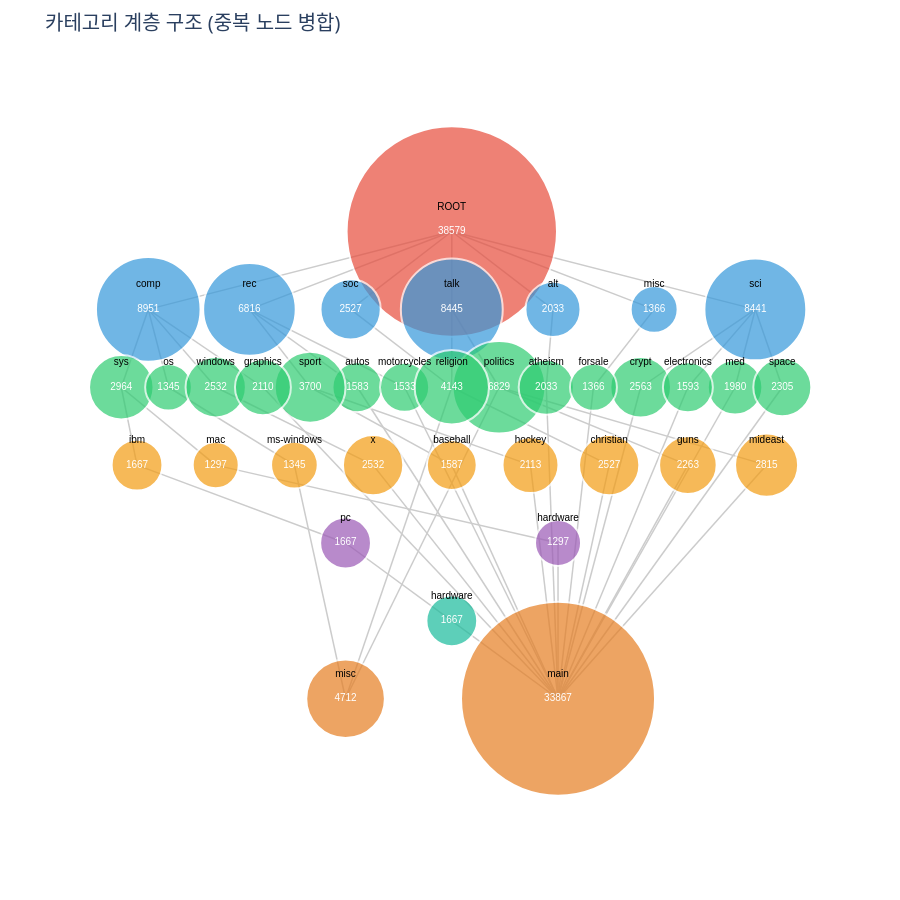

Notebook cell for this chart:
### Code cell
data = count_by_category_dict

nodes_by_level_and_name = {}
nodes = {}
edges = set()
node_id = 0

root_key = ('ROOT', 0)
nodes[root_key] = {'id': node_id, 'label': 'ROOT', 'level': 0, 'count': len(final_dataset)}
nodes_by_level_and_name[(0, 'ROOT')] = root_key
node_id += 1

for level, name_count_dict in data.items():
    current_level = level + 1
    for name, count in name_count_dict.items():
        node_key = (name, current_level)
        if node_key not in nodes:
            nodes[node_key] = {
                'id': node_id,
                'label': name,
                'level': current_level,
                'count': count,
            }
            nodes_by_level_and_name[(current_level, name)] = node_key
            node_id += 1

for _, category_dict in TRAIN_DICT.items():
    ordered_path = sorted(
        (int(k), v) for k, v in category_dict.items() if k != 'category'
    )
    parent_key = root_key
    for level_idx, name in ordered_path:
        current_level = level_idx + 1
        node_key = nodes_by_level_and_name.get((current_level, name))
        if node_key is None:
            continue
        edges.add((parent_key, node_key))
        parent_key = node_key

levels = {}
for node_key, node in nodes.items():
    levels.setdefault(node['level'], []).append(node_key)


# 노드의 최대 자식 깊이를 계산하는 함수
def get_max_depth(node_key, edges, memo=None):
    """
    해당 노드에서 시작하여 도달할 수 있는 최대 깊이를 반환합니다.
    """
    if memo is None:
        memo = {}
    
    if node_key in memo:
        return memo[node_key]
    
    # 자식 노드 찾기
    children = [child for parent, child in edges if parent == node_key]
    
    if not children:
        memo[node_key] = 0
        return 0
    
    # 자식들의 최대 깊이 + 1
    max_child_depth = max(get_max_depth(child, edges, memo) for child in children)
    memo[node_key] = max_child_depth + 1
    
    return memo[node_key]


# 부모-자식 관계를 기반으로 노드 정렬 함수
def sort_nodes_by_hierarchy(node_keys, edges, nodes):
    """
    부모-자식 관계를 고려하여 노드를 정렬합니다.
    깊이가 깊은 노드를 왼쪽에 배치하고 (레벨 5 제외),
    같은 부모를 가진 노드들끼리 그룹화합니다.
    """
    if not node_keys:
        return []
    
    # 각 노드의 부모들 찾기
    node_parents = {}
    for parent, child in edges:
        if child in node_keys:
            if child not in node_parents:
                node_parents[child] = []
            node_parents[child].append(parent)
    
    # 부모가 없는 노드들 (루트 레벨)
    if not node_parents:
        return sorted(node_keys, key=lambda x: nodes[x]['label'])
    
    # 각 노드의 최대 깊이 계산
    depth_memo = {}
    for node_key in node_keys:
        get_max_depth(node_key, edges, depth_memo)
    
    # 부모별로 자식 노드 그룹화
    parent_to_children = {}
    for node in node_keys:
        parents = tuple(sorted(node_parents.get(node, [])))
        if parents not in parent_to_children:
            parent_to_children[parents] = []
        parent_to_children[parents].append(node)
    
    # 각 그룹 내에서 정렬
    # 레벨 5가 아니면: 깊이가 깊은 것 -> 알파벳순
    # 레벨 5이면: 알파벳순만
    for parents in parent_to_children:
        children = parent_to_children[parents]
        current_level = nodes[children[0]]['level']
        
        if current_level == 6:  # 레벨 5 (0-indexed이므로 6)
            # 레벨 5는 알파벳순으로만 정렬
            parent_to_children[parents].sort(key=lambda x: nodes[x]['label'])
        else:
            # 다른 레벨은 깊이 우선 -> 알파벳순
            parent_to_children[parents].sort(
                key=lambda x: (-depth_memo.get(x, 0), nodes[x]['label'])
            )
    
    # 부모의 x 좌표 순서대로 자식들을 배치
    sorted_nodes = []
    
    # 첫 번째 레벨은 부모의 x 좌표가 없으므로 깊이 -> 알파벳순으로
    if all(p not in nodes or 'x' not in nodes[p] for parents in parent_to_children.keys() for p in parents):
        sorted_parent_groups = sorted(
            parent_to_children.keys(),
            key=lambda parents: (
                -max(depth_memo.get(child, 0) for child in parent_to_children[parents]),
                min(nodes[child]['label'] for child in parent_to_children[parents])
            )
        )
    else:
        # 부모의 x 좌표를 기준으로 정렬
        def get_parent_x(parents):
            if not parents:
                return 0
            parent_xs = [nodes[p].get('x', 0) for p in parents if p in nodes]
            return sum(parent_xs) / len(parent_xs) if parent_xs else 0
        
        sorted_parent_groups = sorted(parent_to_children.keys(), key=get_parent_x)
    
    for parents in sorted_parent_groups:
        sorted_nodes.extend(parent_to_children[parents])
    
    return sorted_nodes


# 레벨별 노드 배치 (계층 구조 기반 정렬 적용)
for level, node_keys in levels.items():
    # 계층 구조 기반 정렬 적용
    sorted_node_keys = sort_nodes_by_hierarchy(node_keys, edges, nodes)
    
    num_nodes = len(sorted_node_keys)
    y = -level * 2
    for i, key in enumerate(sorted_node_keys):
        if num_nodes == 1:
            x = 0
        else:
            spacing = min(15, 50 / num_nodes)
            x = (i - (num_nodes - 1) / 2) * spacing
        nodes[key]['x'] = x
        nodes[key]['y'] = y

edge_x = []
edge_y = []
for parent, child in edges:
    edge_x.extend([nodes[parent]['x'], nodes[child]['x'], None])
    edge_y.extend([nodes[parent]['y'], nodes[child]['y'], None])

edge_trace = go.Scatter(
    x=edge_x,
    y=edge_y,
    mode='lines',
    line=dict(width=1.5, color='#cccccc'),
    hoverinfo='none'
)

node_colors = ['#e74c3c', '#3498db', '#2ecc71', '#f39c12', '#9b59b6', '#1abc9c', '#e67e22']
node_x = []
node_y = []
node_labels = []
node_counts = []
node_color = []
node_sizes = []

for n in nodes.values():
    node_x.append(n['x'])
    node_y.append(n['y'])
    node_labels.append(n['label'])
    node_counts.append(str(n.get('count', 0)))
    node_color.append(node_colors[n['level'] % len(node_colors)])
    base_size = 14 if n['level'] == 0 else 10
    scale = 0 if n.get('count') is None else max(0, n['count']) ** 0.5
    node_sizes.append(base_size + scale)

parent_counts = {}
for parent, child in edges:
    parent_counts[child] = parent_counts.get(child, 0) + 1

hover_text = []
for node_key, n in nodes.items():
    parent_count = parent_counts.get(node_key, 0)
    base_text = f"{n['label']}<br>레벨: {n['level']}<br>개수: {n.get('count', 0)}"
    if parent_count > 1:
        hover_text.append(base_text + f"<br>부모 노드: {parent_count}개")
    else:
        hover_text.append(base_text)

node_trace = go.Scatter(
    x=node_x,
    y=node_y,
    mode='markers',
    marker=dict(
        size=node_sizes,
        color=node_color,
        line=dict(width=2, color='white')
    ),
    hoverinfo='text',
    hovertext=hover_text
)

count_text_trace = go.Scatter(
    x=node_x,
    y=node_y,
    mode='text',
    text=node_counts,
    textposition='middle center',
    textfont=dict(size=10, color='white', family='Arial'),
    hoverinfo='none'
)

label_text_trace = go.Scatter(
    x=node_x,
    y=[y + 0.5 for y in node_y],
    mode='text',
    text=node_labels,
    textposition='top center',
    textfont=dict(size=10, color='black', family='Arial'),
    hoverinfo='none'
)

layout = go.Layout(
    title=dict(text='카테고리 계층 구조 (중복 노드 병합)', font=dict(size=20)),
    showlegend=False,
    hovermode='closest',
    xaxis=dict(showgrid=False, zeroline=False, showticklabels=False),
    yaxis=dict(showgrid=False, zeroline=False, showticklabels=False),
    plot_bgcolor='#ffffff',
    paper_bgcolor='#ffffff',
    margin=dict(l=40, r=40, t=60, b=40),
    height=900,
)

fig = go.Figure(
    data=[edge_trace, node_trace, count_text_trace, label_text_trace],
    layout=layout,
)
fig.show()

### Figure 1 — Plotly figure (JSON) as saved in the notebook; plotly's stock layout.template omitted (floating-point values rounded to 4 significant figures; data arrays with more than 128 entries replaced by an {"elided": "..."} marker saying what was removed)
{"data": [{"hoverinfo": "none", "line": {"color": "#cccccc", "width": 1.5}, "mode": "lines", "type": "scatter", "x": {"elided": "165 float values"}, "y": {"elided": "165 int values"}}, {"hoverinfo": "text", "hovertext": ["ROOT<br>레벨: 0<br>개수: 38579", "talk<br>레벨: 1<br>개수: 8445", "rec<br>레벨: 1<br>개수: 6816", "comp<br>레벨: 1<br>개수: 8951", "alt<br>레벨: 1<br>개수: 2033", "sci<br>레벨: 1<br>개수: 8441", "soc<br>레벨: 1<br>개수: 2527", "misc<br>레벨: 1<br>개수: 1366", "politics<br>레벨: 2<br>개수: 6829", "autos<br>레벨: 2<br>개수: 1583", "sys<br>레벨: 2<br>개수: 2964", "atheism<br>레벨: 2<br>개수: 2033", "sport<br>레벨: 2<br>개수: 3700", "os<br>레벨: 2<br>개수: 1345", "crypt<br>레벨: 2<br>개수: 2563", "med<br>레벨: 2<br>개수: 1980", "motorcycles<br>레벨: 2<br>개수: 1533", "windows<br>레벨: 2<br>개수: 2532", "graphics<br>레벨: 2<br>개수: 2110", "electronics<br>레벨: 2<br>개수: 1593", "space<br>레벨: 2<br>개수: 2305", "religion<br>레벨: 2<br>개수: 4143<br>부모 노드: 2개", "forsale<br>레벨: 2<br>개수: 1366", "mideast<br>레벨: 3<br>개수: 2815", "mac<br>레벨: 3<br>개수: 1297", "baseball<br>레벨: 3<br>개수: 1587", "ms-windows<br>레벨: 3<br>개수: 1345", "hockey<br>레벨: 3<br>개수: 2113", "x<br>레벨: 3<br>개수: 2532", "ibm<br>레벨: 3<br>개수: 1667", "guns<br>레벨: 3<br>개수: 2263", "christian<br>레벨: 3<br>개수: 2527", "main<br>레벨: 6<br>개수: 33867<br>부모 노드: 17개", "misc<br>레벨: 6<br>개수: 4712<br>부모 노드: 3개", "hardware<br>레벨: 4<br>개수: 1297", "pc<br>레벨: 4<br>개수: 1667", "hardware<br>레벨: 5<br>개수: 1667"], "marker": {"color": ["#e74c3c", "#3498db", "#3498db", "#3498db", "#3498db", "#3498db", "#3498db", "#3498db", "#2ecc71", "#2ecc71", "#2ecc71", "#2ecc71", "#2ecc71", "#2ecc71", "#2ecc71", "#2ecc71", "#2ecc71", "#2ecc71", "#2ecc71", "#2ecc71", "#2ecc71", "#2ecc71", "#2ecc71", "#f39c12", "#f39c12", "#f39c12", "#f39c12", "#f39c12", "#f39c12", "#f39c12", "#f39c12", "#f39c12", "#e67e22", "#e67e22", "#9b59b6", "#9b59b6", "#1abc9c"], "line": {"color": "white", "width": 2}, "size": [210.4, 101.9, 92.56, 104.6, 55.09, 101.9, 60.27, 46.96, 92.64, 49.79, 64.44, 55.09, 70.83, 46.67, 60.63, 54.5, 49.15, 60.32, 55.93, 49.91, 58.01, 74.37, 46.96, 63.06, 46.01, 49.84, 46.67, 55.97, 60.32, 50.83, 57.57, 60.27, 194.0, 78.64, 46.01, 50.83, 50.83]}, "mode": "markers", "type": "scatter", "x": [0, 0, -14.29, -21.43, 7.143, 21.43, -7.143, 14.29, 3.333, -6.667, -23.33, 6.667, -10, -20, 13.33, 20, -3.333, -16.67, -13.33, 16.67, 23.33, 0, 10, 22.22, -16.67, 0, -11.11, 5.556, -5.556, -22.22, 16.67, 11.11, 7.5, -7.5, 7.5, -7.5, 0], "y": [0, -2, -2, -2, -2, -2, -2, -2, -4, -4, -4, -4, -4, -4, -4, -4, -4, -4, -4, -4, -4, -4, -4, -6, -6, -6, -6, -6, -6, -6, -6, -6, -12, -12, -8, -8, -10]}, {"hoverinfo": "none", "mode": "text", "text": ["38579", "8445", "6816", "8951", "2033", "8441", "2527", "1366", "6829", "1583", "2964", "2033", "3700", "1345", "2563", "1980", "1533", "2532", "2110", "1593", "2305", "4143", "1366", "2815", "1297", "1587", "1345", "2113", "2532", "1667", "2263", "2527", "33867", "4712", "1297", "1667", "1667"], "textfont": {"color": "white", "family": "Arial", "size": 10}, "textposition": "middle center", "type": "scatter", "x": [0, 0, -14.29, -21.43, 7.143, 21.43, -7.143, 14.29, 3.333, -6.667, -23.33, 6.667, -10, -20, 13.33, 20, -3.333, -16.67, -13.33, 16.67, 23.33, 0, 10, 22.22, -16.67, 0, -11.11, 5.556, -5.556, -22.22, 16.67, 11.11, 7.5, -7.5, 7.5, -7.5, 0], "y": [0, -2, -2, -2, -2, -2, -2, -2, -4, -4, -4, -4, -4, -4, -4, -4, -4, -4, -4, -4, -4, -4, -4, -6, -6, -6, -6, -6, -6, -6, -6, -6, -12, -12, -8, -8, -10]}, {"hoverinfo": "none", "mode": "text", "text": ["ROOT", "talk", "rec", "comp", "alt", "sci", "soc", "misc", "politics", "autos", "sys", "atheism", "sport", "os", "crypt", "med", "motorcycles", "windows", "graphics", "electronics", "space", "religion", "forsale", "mideast", "mac", "baseball", "ms-windows", "hockey", "x", "ibm", "guns", "christian", "main", "misc", "hardware", "pc", "hardware"], "textfont": {"color": "black", "family": "Arial", "size": 10}, "textposition": "top center", "type": "scatter", "x": [0, 0, -14.29, -21.43, 7.143, 21.43, -7.143, 14.29, 3.333, -6.667, -23.33, 6.667, -10, -20, 13.33, 20, -3.333, -16.67, -13.33, 16.67, 23.33, 0, 10, 22.22, -16.67, 0, -11.11, 5.556, -5.556, -22.22, 16.67, 11.11, 7.5, -7.5, 7.5, -7.5, 0], "y": [0.5, -1.5, -1.5, -1.5, -1.5, -1.5, -1.5, -1.5, -3.5, -3.5, -3.5, -3.5, -3.5, -3.5, -3.5, -3.5, -3.5, -3.5, -3.5, -3.5, -3.5, -3.5, -3.5, -5.5, -5.5, -5.5, -5.5, -5.5, -5.5, -5.5, -5.5, -5.5, -11.5, -11.5, -7.5, -7.5, -9.5]}], "layout": {"height": 900, "hovermode": "closest", "margin": {"b": 40, "l": 40, "r": 40, "t": 60}, "paper_bgcolor": "#ffffff", "plot_bgcolor": "#ffffff", "showlegend": false, "title": {"font": {"size": 20}, "text": "카테고리 계층 구조 (중복 노드 병합)"}, "xaxis": {"showgrid": false, "showticklabels": false, "zeroline": false}, "yaxis": {"showgrid": false, "showticklabels": false, "zeroline": false}}}
